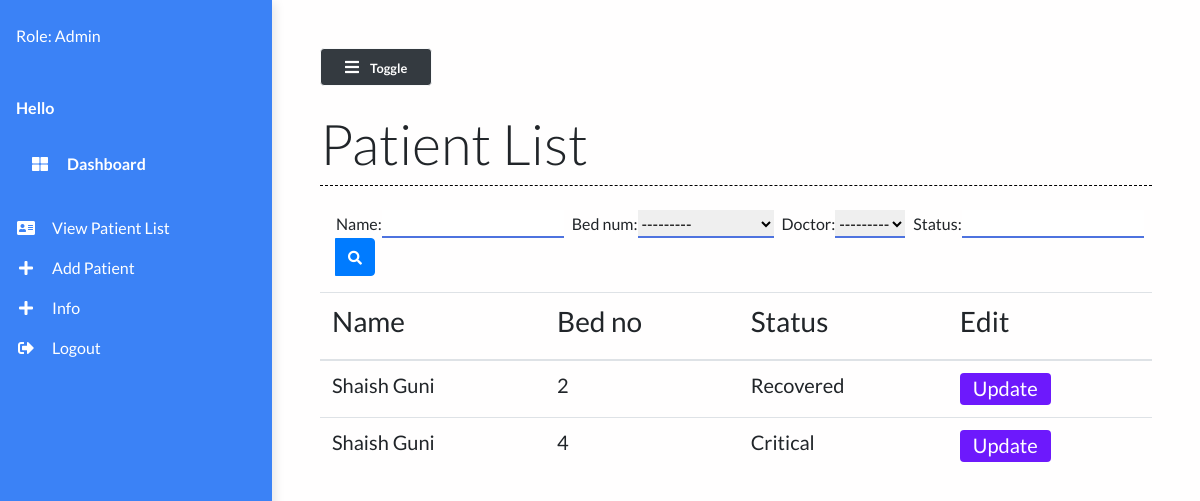
/patient_list/ (signed in), run on the app's committed database.
### main/models.py (models this page shows, shortened)
class Patient(models.Model):
    name = models.CharField(max_length=50)
    phone_num = models.CharField(max_length=15)
    patient_relative_name = models.CharField(max_length=50, null=True)
    patient_relative_contact = models.CharField(max_length=15, null=True)
    address = models.TextField()
    SYMPTOMS = (
        ('Fever', 'Fever'),
        ('Dry cough', 'Dry cough'),
        ('Tiredness', 'Tiredness'),
        ('Aches and pains', 'Aches and pains'),
        ('Sore throat', 'Sore throat'),
        ('Diarrhoea', 'Diarrhoea'),
        ('Loss of taste or smell', 'Loss of taste or smell'),
        ('Difficulty in breathing or shortness of breath', 'Difficulty in breathing or shortness of breath'),
        ('Chest pain or pressure', 'Chest pain or pressure'),
        ('Loss of speech or movement', 'Loss of speech or movement'),
    )
    symptoms = MultiSelectField(choices=SYMPTOMS, null=True)
    prior_ailments = models.TextField()
    bed_num = models.ForeignKey("Bed", on_delete=models.CASCADE)
    dob = models.DateField(null=True)
    doctor = models.ForeignKey("Doctor", on_delete=models.CASCADE, null=True)
    doctors_notes = models.TextField(null=True, blank=True)
    doctors_visiting_time = models.CharField(null=True, max_length=50, blank=True)
    status = models.CharField(max_length=50)

class Bed(models.Model):
    bed_number = models.CharField(max_length=50)
    occupied = models.BooleanField()
    def __str__(self):
        return self.bed_number

### main/views.py (the view)
# urls.py: path("patient_list/", views.patient_list, name="patient_list"),
def patient_list(request):
    patients = Patient.objects.all()
    myFilter = PatientFilter(request.GET, queryset=patients)
    patients = myFilter.qs
    context = {
        'patients': patients,
        'myFilter': myFilter
    }
    return render(request, 'main/patient_list.html', context)

### main/models.py (called while the page is built)
    def __str__(self):
        return self.name

### main/templates/main/patient_list.html (shortened to what this page needs)
{% extends 'main/base.html' %}
{% load static %}
{% block contentTitle %}
    Patient List
{% endblock contentTitle %}
{% block content %}
    <form class="d-none d-sm-inline-block form-inline mr-auto ml-md-3 my-2 my-md-0 mw-100 navbar-search mb-3" method="GET" id="list">
        <div class="input-group">
        {{myFilter.form}}
            <div class="input-group-append">
                <button class="btn btn-primary btn-block" type="submit">
                    <i class="fas fa-search fa-sm"></i>
                </button>
            </div>
        </div>
    </form>
     <div class="table-responsive mt-3">
        <table class="table table-hover">
            <thead>
                <th><h3>Name</h3></th>
                <th><h3>Bed no</h3></th>
                <th><h3>Status</h3></th>
                <th><h3>Edit</h3></th>
            </thead>
            <tbody>
                {% for patient in patients %}
                <tr class="mx-auto">
                    <td scope="row"><h5>{{ patient.name }}</h5></td>
                    <td><h5>{{ patient.bed_num }}</h5></td>
                    <td><h5>{{ patient.status }}</h5></td>
                    <td><a href="/patient/{{patient.id}}" class="btn btn-purple"><h5>Update</h5></a></td>
                </tr>
                {% endfor %}
            </tbody>
        </table>
    </div>
{% endblock content %}

### static/styles/base.css (style rules this page uses)
body { background: #fffefe; min-height: 100vh; overflow-x: hidden; font-family:Lato,'Helvetica Neue',Helvetica,Arial,sans-serif; }
.btn-purple { background: #6d19fc; color: #ffffff; height: 2rem; padding-top: 2px; }
#id_name { margin-right: 0.5rem; border: none; outline: none; border-bottom: 2px solid #4e73df; }
#id_bed_num { margin-right: 0.5rem; border: none; outline: none; border-bottom: 2px solid #4e73df; }
#id_status { margin-right: 0.5rem; border: none; outline: none; border-bottom: 2px solid #4e73df; }
#id_doctor { margin-right: 0.5rem; border: none; outline: none; border-bottom: 2px solid #4e73df; }

### data on the page
Patient: name "Shaish Guni", bed_num "2", status "Recovered"
Patient: name "Shaish Guni", bed_num "4", status "Critical"
